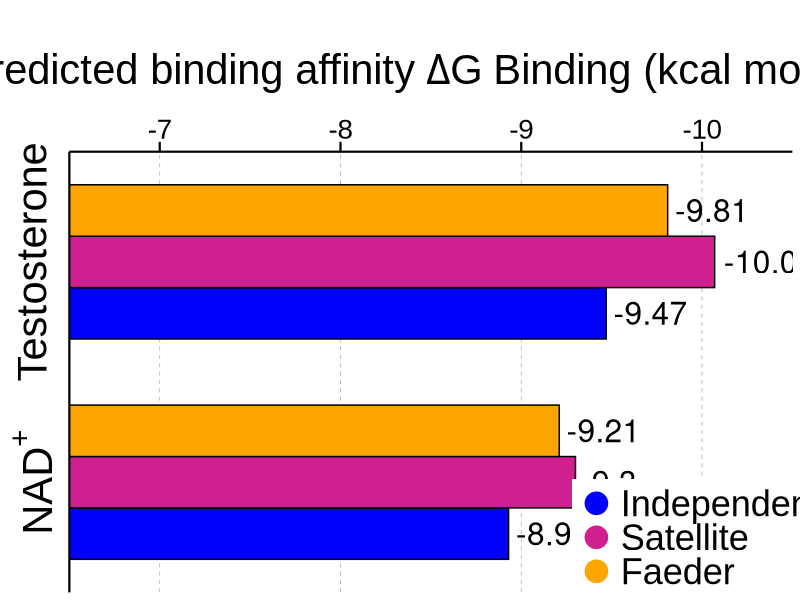

R code for this plot:
# Authors: Jasmine L. Loveland (jasmine.loveland@univie.ac.at), Alex Zemella (alex.zemella@bi.mpg.de)
# Affiliations: University of Vienna (JL), Max Planck Institute for Biological Intelligence (AZ)

# Set working directory
setwd("/home/alex-zemella/Documents/ruff_adults_gene_expression")
dir <- "/home/alex-zemella/Documents/ruff_adults_gene_expression"

# Load necessary libraries
library("ggplot2")
library("scales")

# Create data frame
data <- data.frame(
  morph = c("Independent", "Independent", "Satellite", "Satellite", "Faeder", "Faeder"),
  ligand = c("Testosterone", "NAD+", "Testosterone", "NAD+", "Testosterone", "NAD+"),
  values = c(9.47, 8.93, 10.07, 9.30, 9.81, 9.21)
)

# Set factor levels for 'morph' and 'ligand' variables
data$morph <- factor(data$morph, levels = c("Independent", "Satellite", "Faeder"))
data$ligand <- factor(data$ligand, levels = c("NAD+", "Testosterone"))

# Create ggplot object
p <- ggplot(data, aes(x = values, 
                       y = ligand, 
                       fill = morph)) +
  geom_vline(xintercept = 7,  col = "darkgrey", linewidth = 0.25, lty = 2) +
  geom_vline(xintercept = 8,  col = "darkgrey", linewidth = 0.25, lty = 2) +
  geom_vline(xintercept = 9,  col = "darkgrey", linewidth = 0.25, lty = 2) +
  geom_vline(xintercept = 10,  col = "darkgrey", linewidth = 0.25, lty = 2) +
  geom_bar(position = "dodge", 
           stat = "identity", 
           aes(fill = morph, color = morph),
           width = 0.7,
           key_glyph = draw_key_point, 
           colour = "black") +
  geom_text(aes(label = values * (-1)), 
            position = position_dodge(width = 0.7), 
            vjust = 0.5,
            hjust = -0.1,
            size = 8) +  
  scale_x_continuous(position = "top", 
                     expand = c(0, 0),
                     breaks = c(7, 8, 9, 10, 11),
                     labels = c("-7", "-8", "-9", "-10", "-11")) +
  scale_y_discrete(labels = c(expression(NAD^"+"), "Testosterone"),
                   expand = c(0.5, 0)) +
  scale_fill_manual(labels = c("Independent", "Satellite", "Faeder"), 
                    values = c("blue", "violetred", "orange")) +
  coord_cartesian(xlim = c(6.5, 10.5)) +
  labs(title = "", 
       x = expression("Predicted binding affinity"~Delta*G~"Binding (kcal mol"^"-1"*")"),  
       y = "") +
  guides(fill = guide_legend(override.aes = list(shape = 21, size = 8, colour = "white"))) +
  theme_bw() +
  theme(
    axis.text.x.top = element_text(color = "black", size = 20, family = "Arial"), 
    axis.text.y.left = element_text(color = "black", size = 30, family = "Arial", angle = 90, hjust = 0.5),
    axis.ticks.x.top = element_line(linewidth = 0.75, color = "black"),
    axis.ticks.y.left = element_blank(),
    axis.ticks.length = unit(.25, "cm"),
    axis.title.y = element_blank(),
    axis.title.x.top = element_text(color = "black", size = 30, family = "Arial", hjust = 0.65, margin = margin(t = 0, r = 15, b = 15, l = 15)),
    axis.line.x.top = element_line(color = 'black', linewidth = 0.75),
    axis.line.y.left   = element_line(color = 'black', linewidth = 0.75),
    panel.border = element_blank(),
    panel.grid.major.x = element_blank(),
    panel.grid.major.y = element_blank(),
    panel.grid.minor.y = element_blank(),
    panel.grid.minor.x = element_blank(),
    legend.title = element_blank(),
    legend.text = element_text(color = "black", size = 26, family = "Arial"),
    legend.position = c(.8725, 0.125)
  )

# Save plot as SVG
ggsave(filename = "main_figures/plots/Barplot_binding_affinities.svg", plot = p, 
       width = 13, height = 7, bg = "white", dpi = "print", device = "svg")
